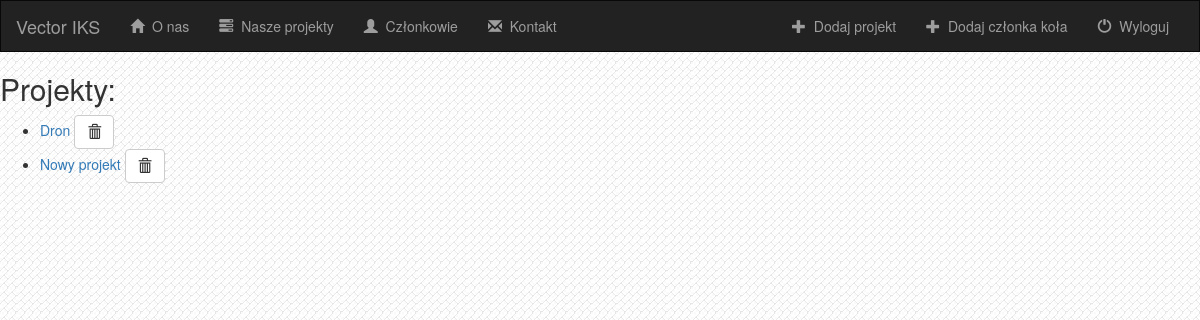
The app's page /projects/, older data.
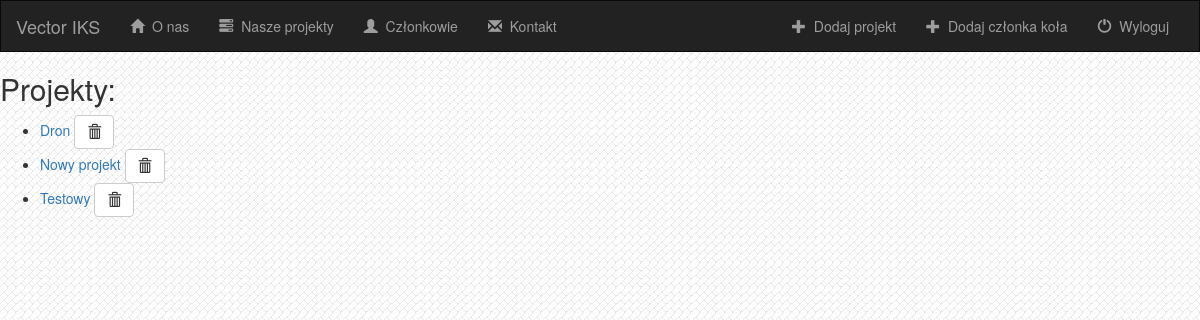
The same page, newer data.
### projects/models.py (models this page shows, shortened)
class Project(models.Model):
    title = models.CharField(max_length=500)
    description = models.TextField()
    photo = models.FileField(null=True)
    date = models.DateField(auto_now_add=True)

### projects/views.py (the view)
class IndexView(generic.ListView):
    template_name = 'projects/index.html'
    context_object_name = 'all_projects'
    def get_queryset(self):
        return Project.objects.all()

### projects/templates/projects/index.html (shortened to what this page needs)
{% extends 'members/base.html' %}
{% block body %}
<h2>Projekty:</h2>
{% if all_projects %}
    <ul>
        {% for project in all_projects %}
        <li><a href="{% url 'projects:detail' project.id %}">{{ project.title }}</a>
            <form action="{% url 'projects:project-delete' project.id %}" method="post" style="display: inline;">
                   <button type="submit" class="btn btn-default btn-small">
                       <span class="glyphicon glyphicon-trash"></span>
                    </button>
            </form>
        </li>
        {% endfor %}
    </ul>
{% else %}
    <h3>Nie ma projektów :(</h3>
{% endif %}
{% endblock %}

Row changes from the older to the newer data that the page shows:
added Project: title "Testowy"
